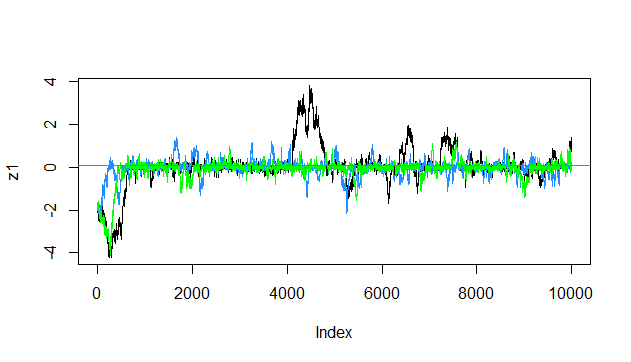

The script that drew this image:
## "Quadratic" function------------------------------------------------------------------------------------------
Owen <- function(x, thre, gradiente)
{
  grad <- t(gradiente)
  par <- t(as.matrix(x))
  eps <- 1/thre
  
  z <- 1+par%*%grad
  ans <- z
  lo <- ((z)<eps)
  
  ans[ lo  ] <- log(eps) - 1.5 + 2*(z[lo])/eps - 0.5*(z[lo]/eps)^2
  ans[ !lo ] <- log( z[!lo] )
  -sum(ans)
}

## Empirical Likelihood------------------------------------------------------------------------------------------
EL <- function(SC)
{
  n <- NROW(SC)
  p <- NCOL(SC)
  
  # Lagrange multiplier
  if(p!=1)
  {
    OBJ <- optim(par=rep(0,p), fn=Owen, thre=n, gradiente=SC, control=list(maxit=1e4))
    molt_lagr_0 <- OBJ$pa
    conv <- OBJ$conv
  }
  else
  {
    molt_lagr_0 <- optim(par=rep(0,p), fn=Owen, thre=n, gradiente=SC, method="Brent", lower=-1e1, upper=1e1)$pa
  }
  
  # weights
  w_emp_0 <- as.numeric( 1/(n*(1+molt_lagr_0%*%t(SC))) )
  
  if(p!=1)
  {
    list(w0=w_emp_0, conv=conv, elr=-2*sum(log(w_emp_0))-2*n*log(n), el=log(w_emp_0))
  }
  else
  {
    list(w0=w_emp_0, elr=-2*sum(log(w_emp_0))-2*n*log(n), el=log(w_emp_0) )
  }
}



## Metropolis algorithm for the regression coefficients----------------------------------------------------------

easyMCMC = function(niter, startval, proposalsd){
  x = rep(0,niter)
  x[1] = startval     
  for(i in 2:niter){
    currentx = x[i-1]
    proposedx = rnorm(1,mean=currentx,sd=proposalsd)      # proposal distribution Normal
    A =  exp(-(EL(proposedx)$elr)) / exp(-(EL(currentx)$elr))      # target distribution the Empirical Likelihood
    if(runif(1)<A){
      x[i] = proposedx                      # accept move with probabily min(1,A)
    } else {
      x[i] = currentx                       # otherwise "reject" move, and stay where we are
    }
  }
  return(x)
}


## Run 3 times-------------------------------------------------------------------------------------------------------


z1=easyMCMC(10000,-2,0.1)
z2=easyMCMC(10000,-2,0.1)
z3=easyMCMC(10000,-2,0.1)

## Plot the chains------------------------------------------------------------------------------------------------

plot(z1,type="l")
lines(z2,col="dodgerblue")
lines(z3,col="green")
abline(h=0.05774,col="indianred",lwd=1.5)    # true value from GCMR for Intercept ??0 = 0.05774
